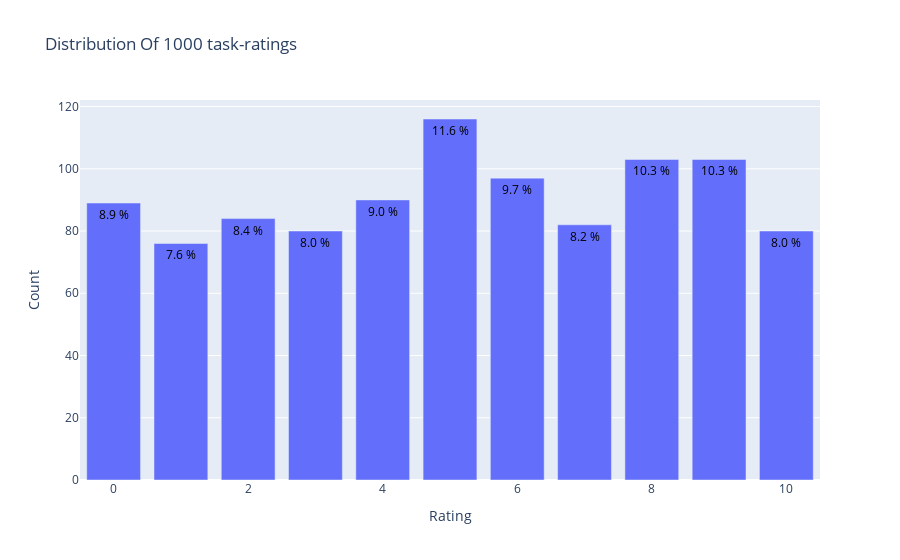

Source (notebook cell):
### Code cell
import plotly.graph_objs as go
from plotly.offline import init_notebook_mode, plot, iplot
#add
data = frame['rating'].value_counts().sort_index(ascending=False)
trace = go.Bar(x = data.index,
               text = ['{:.1f} %'.format(val) for val in (data.values / frame.shape[0] * 100)],
               textposition = 'auto',
               textfont = dict(color = '#000000'),
               y = data.values,
               )
# Create layout
layout = dict(title = 'Distribution Of {} task-ratings'.format(frame.shape[0]),
              xaxis = dict(title = 'Rating'),
              yaxis = dict(title = 'Count'))
# Create plot
fig = go.Figure(data=[trace], layout=layout)
iplot(fig)
#add

### Figure 1 — Plotly figure (JSON) as saved in the notebook; plotly's stock layout.template omitted (floating-point values rounded to 4 significant figures)
{"data": [{"text": ["8.0 %", "10.3 %", "10.3 %", "8.2 %", "9.7 %", "11.6 %", "9.0 %", "8.0 %", "8.4 %", "7.6 %", "8.9 %"], "textfont": {"color": "#000000"}, "textposition": "auto", "type": "bar", "x": [10, 9, 8, 7, 6, 5, 4, 3, 2, 1, 0], "y": [80, 103, 103, 82, 97, 116, 90, 80, 84, 76, 89]}], "layout": {"title": {"text": "Distribution Of 1000 task-ratings"}, "xaxis": {"title": {"text": "Rating"}}, "yaxis": {"title": {"text": "Count"}}}}
